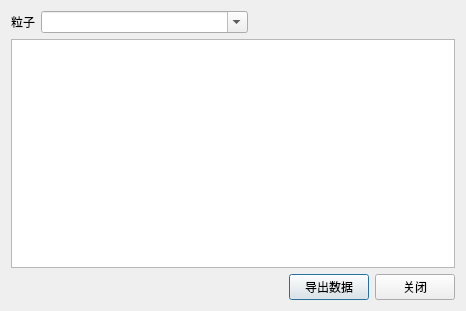
<?xml version="1.0" encoding="UTF-8"?>
<ui version="4.0">
 <class>dialog_result</class>
 <widget class="QDialog" name="dialog_result">
  <property name="geometry">
   <rect>
    <x>0</x>
    <y>0</y>
    <width>466</width>
    <height>311</height>
   </rect>
  </property>
  <property name="windowTitle">
   <string>Dialog</string>
  </property>
  <layout class="QVBoxLayout" name="verticalLayout">
   <item>
    <layout class="QHBoxLayout" name="horizontalLayout_3">
     <item>
      <widget class="QLabel" name="lb_particle">
       <property name="text">
        <string>粒子</string>
       </property>
      </widget>
     </item>
     <item>
      <widget class="QComboBox" name="cb_particle">
       <property name="sizePolicy">
        <sizepolicy hsizetype="MinimumExpanding" vsizetype="Fixed">
         <horstretch>0</horstretch>
         <verstretch>0</verstretch>
        </sizepolicy>
       </property>
       <property name="editable">
        <bool>true</bool>
       </property>
      </widget>
     </item>
     <item>
      <spacer name="horizontalSpacer_2">
       <property name="orientation">
        <enum>Qt::Orientation::Horizontal</enum>
       </property>
       <property name="sizeType">
        <enum>QSizePolicy::Policy::Expanding</enum>
       </property>
       <property name="sizeHint" stdset="0">
        <size>
         <width>40</width>
         <height>20</height>
        </size>
       </property>
      </spacer>
     </item>
    </layout>
   </item>
   <item>
    <layout class="QHBoxLayout" name="horizontalLayout_2">
     <item>
      <widget class="QTableView" name="tv_data"/>
     </item>
    </layout>
   </item>
   <item>
    <layout class="QHBoxLayout" name="horizontalLayout">
     <item>
      <spacer name="horizontalSpacer">
       <property name="orientation">
        <enum>Qt::Orientation::Horizontal</enum>
       </property>
       <property name="sizeHint" stdset="0">
        <size>
         <width>40</width>
         <height>20</height>
        </size>
       </property>
      </spacer>
     </item>
     <item>
      <widget class="QPushButton" name="btn_export">
       <property name="text">
        <string>导出数据</string>
       </property>
      </widget>
     </item>
     <item>
      <widget class="QPushButton" name="btn_close">
       <property name="text">
        <string>关闭</string>
       </property>
      </widget>
     </item>
    </layout>
   </item>
  </layout>
 </widget>
 <resources/>
 <connections/>
</ui>
